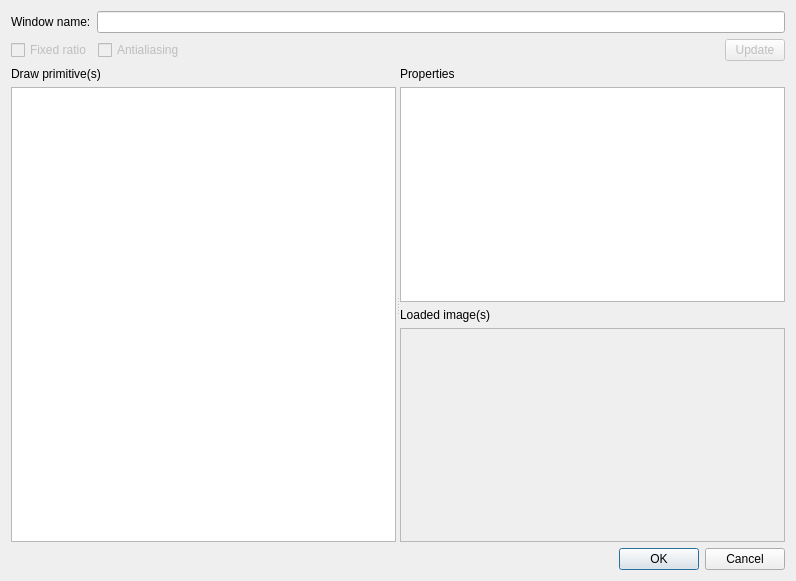
<?xml version="1.0" encoding="UTF-8"?>
<ui version="4.0">
 <class>UserControlConfigDialog</class>
 <widget class="QDialog" name="UserControlConfigDialog">
  <property name="geometry">
   <rect>
    <x>0</x>
    <y>0</y>
    <width>796</width>
    <height>581</height>
   </rect>
  </property>
  <property name="windowTitle">
   <string>Configure user control window</string>
  </property>
  <layout class="QVBoxLayout" name="verticalLayout_3">
   <item>
    <layout class="QHBoxLayout" name="horizontalLayout">
     <item>
      <widget class="QLabel" name="label">
       <property name="text">
        <string>Window name:</string>
       </property>
      </widget>
     </item>
     <item>
      <widget class="QLineEdit" name="WindowNameLineEdit"/>
     </item>
    </layout>
   </item>
   <item>
    <layout class="QHBoxLayout" name="horizontalLayout_2">
     <item>
      <widget class="QCheckBox" name="FixedRatioCheckBox">
       <property name="enabled">
        <bool>false</bool>
       </property>
       <property name="text">
        <string>Fixed ratio</string>
       </property>
      </widget>
     </item>
     <item>
      <widget class="QCheckBox" name="AntialiasingCheckBox">
       <property name="enabled">
        <bool>false</bool>
       </property>
       <property name="text">
        <string>Antialiasing</string>
       </property>
      </widget>
     </item>
     <item>
      <spacer name="horizontalSpacer">
       <property name="orientation">
        <enum>Qt::Horizontal</enum>
       </property>
       <property name="sizeHint" stdset="0">
        <size>
         <width>40</width>
         <height>20</height>
        </size>
       </property>
      </spacer>
     </item>
     <item>
      <widget class="QPushButton" name="UpdatePushButton">
       <property name="enabled">
        <bool>false</bool>
       </property>
       <property name="maximumSize">
        <size>
         <width>60</width>
         <height>16777215</height>
        </size>
       </property>
       <property name="text">
        <string>Update</string>
       </property>
      </widget>
     </item>
    </layout>
   </item>
   <item>
    <widget class="QSplitter" name="splitter">
     <property name="orientation">
      <enum>Qt::Horizontal</enum>
     </property>
     <widget class="QWidget" name="layoutWidget_1">
      <layout class="QVBoxLayout" name="verticalLayout">
       <item>
        <widget class="QLabel" name="label_3">
         <property name="text">
          <string>Draw primitive(s)</string>
         </property>
        </widget>
       </item>
       <item>
        <widget class="QTreeView" name="ControlItemsTreeView"/>
       </item>
      </layout>
     </widget>
     <widget class="QWidget" name="layoutWidget_2">
      <layout class="QVBoxLayout" name="verticalLayout_2">
       <item>
        <widget class="QLabel" name="label_4">
         <property name="text">
          <string>Properties</string>
         </property>
        </widget>
       </item>
       <item>
        <widget class="QTableView" name="PropertiesTableView">
         <attribute name="horizontalHeaderCascadingSectionResizes">
          <bool>true</bool>
         </attribute>
         <attribute name="horizontalHeaderStretchLastSection">
          <bool>true</bool>
         </attribute>
         <attribute name="verticalHeaderCascadingSectionResizes">
          <bool>true</bool>
         </attribute>
         <attribute name="verticalHeaderStretchLastSection">
          <bool>false</bool>
         </attribute>
        </widget>
       </item>
       <item>
        <widget class="QLabel" name="label_2">
         <property name="text">
          <string>Loaded image(s)</string>
         </property>
        </widget>
       </item>
       <item>
        <widget class="QTableView" name="ImageTableView">
         <property name="enabled">
          <bool>false</bool>
         </property>
        </widget>
       </item>
      </layout>
     </widget>
    </widget>
   </item>
   <item>
    <widget class="QDialogButtonBox" name="buttonBox">
     <property name="orientation">
      <enum>Qt::Horizontal</enum>
     </property>
     <property name="standardButtons">
      <set>QDialogButtonBox::Cancel|QDialogButtonBox::Ok</set>
     </property>
    </widget>
   </item>
  </layout>
 </widget>
 <resources/>
 <connections>
  <connection>
   <sender>buttonBox</sender>
   <signal>accepted()</signal>
   <receiver>UserControlConfigDialog</receiver>
   <slot>accept()</slot>
   <hints>
    <hint type="sourcelabel">
     <x>248</x>
     <y>254</y>
    </hint>
    <hint type="destinationlabel">
     <x>157</x>
     <y>274</y>
    </hint>
   </hints>
  </connection>
  <connection>
   <sender>buttonBox</sender>
   <signal>rejected()</signal>
   <receiver>UserControlConfigDialog</receiver>
   <slot>reject()</slot>
   <hints>
    <hint type="sourcelabel">
     <x>316</x>
     <y>260</y>
    </hint>
    <hint type="destinationlabel">
     <x>286</x>
     <y>274</y>
    </hint>
   </hints>
  </connection>
 </connections>
</ui>
